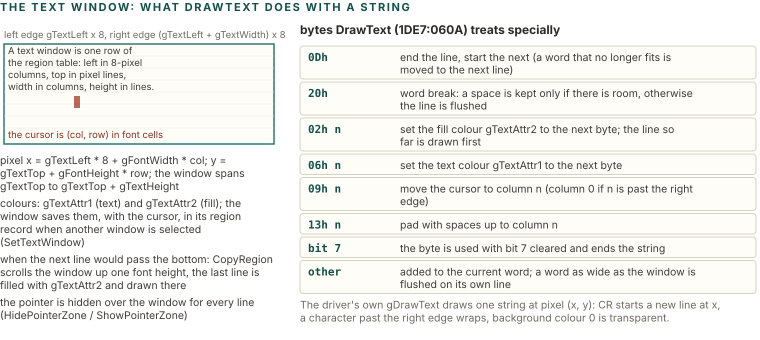

Generate this figure with Python:
import sys; sys.path.insert(0, '.')
from figlib import *

c = Canvas(760, 360)
c.section(0, 11, "THE TEXT WINDOW: WHAT DrawText DOES WITH A STRING")

# left: window geometry
wx, wy, ww, wh = 4, 44, 270, 100
c.rect(wx, wy, ww, wh, fill="#FFFDF8", stroke=PAL["teal"][1], sw=1.4, rx=0)
fh = 12
for r in range(8):
    y = wy + r * fh
    if r < 7:
        c.line(wx, y + fh, wx + ww, y + fh, stroke="#EFE9DA", sw=0.5)
c.text(wx + 4, wy + 10, "A text window is one row of", size=9.5, color=INK2)
c.text(wx + 4, wy + 22, "the region table: left in 8-pixel", size=9.5, color=INK2)
c.text(wx + 4, wy + 34, "columns, top in pixel lines,", size=9.5, color=INK2)
c.text(wx + 4, wy + 46, "width in columns, height in lines.", size=9.5, color=INK2)
c.rect(wx + 4 + 6 * 11, wy + 2 * fh + 3 * 12 - 8, 6, 12, fill=SOLID["red"], stroke="none", rx=0, opacity=0.8)
c.text(wx + 4, wy + wh - 6, "the cursor is (col, row) in font cells", size=9.5, color=PAL["red"][0])
c.text(wx, wy - 6, "left edge gTextLeft x 8, right edge (gTextLeft + gTextWidth) x 8", size=9.5, color=MUTED)
yy = wy + wh + 20
for t in [
    "pixel x = gTextLeft * 8 + gFontWidth * col; y = gTextTop + gFontHeight * row; the window spans gTextTop to gTextTop + gTextHeight",
    "colours: gTextAttr1 (text) and gTextAttr2 (fill); the window saves them, with the cursor, in its region record when another window is selected (SetTextWindow)",
    "when the next line would pass the bottom: CopyRegion scrolls the window up one font height, the last line is filled with gTextAttr2 and drawn there",
    "the pointer is hidden over the window for every line (HidePointerZone / ShowPointerZone)",
]:
    for l in wrap(t, 270, 10.5):
        c.text(0, yy, l, size=10.5, color=INK2); yy += 13
    yy += 4

# right: control codes
RX = 300
c.text(RX, 34, "bytes DrawText (1DE7:060A) treats specially", size=12, weight=700, color=INK)
rows = [
    ("0Dh", "end the line, start the next (a word that no longer fits is moved to the next line)"),
    ("20h", "word break: a space is kept only if there is room, otherwise the line is flushed"),
    ("02h n", "set the fill colour gTextAttr2 to the next byte; the line so far is drawn first"),
    ("06h n", "set the text colour gTextAttr1 to the next byte"),
    ("09h n", "move the cursor to column n (column 0 if n is past the right edge)"),
    ("13h n", "pad with spaces up to column n"),
    ("bit 7", "the byte is used with bit 7 cleared and ends the string"),
    ("other", "added to the current word; a word as wide as the window is flushed on its own line"),
]
y = 46
for code, t in rows:
    ls = wrap(t, 300, 10.5)
    h = len(ls) * 12.5 + 8
    c.rect(RX, y, 456, h, fill=CARD, stroke=RULE, sw=1, rx=3)
    c.text(RX + 8, y + 15, code, size=11, weight=700, color=PAL["teal"][0], mono=True)
    for j, l in enumerate(ls):
        c.text(RX + 100, y + 15 + j * 12.5, l, size=10.5, color=INK2)
    y += h + 3
c.text(RX, y + 12, "The driver's own gDrawText draws one string at pixel (x, y): CR starts a new line at x,", size=10.5, color=MUTED)
c.text(RX, y + 25, "a character past the right edge wraps, background colour 0 is transparent.", size=10.5, color=MUTED)
c.h = max(yy, y + 34) + 4
c.save("figs/gfx_text_window.svg")
